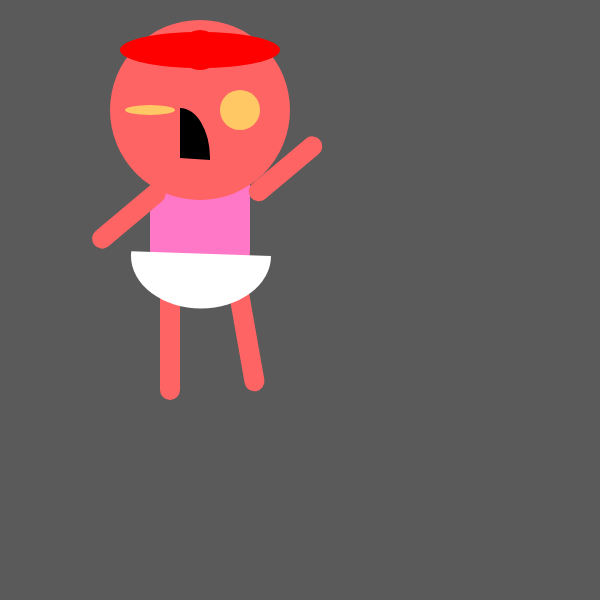
Frame 1 (no input)
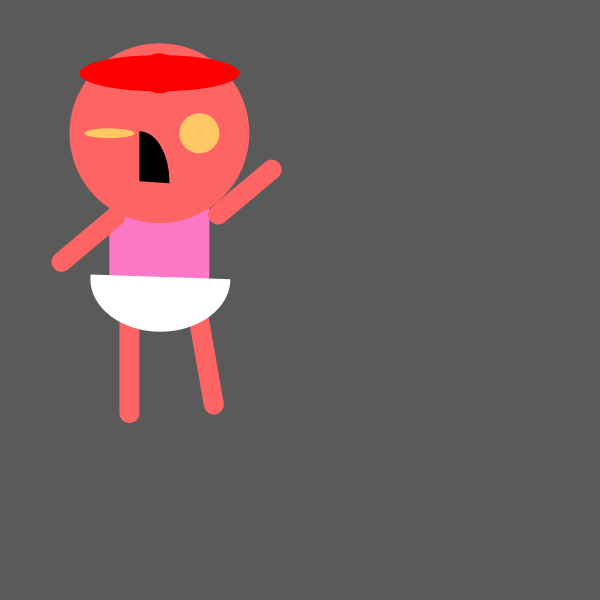
Frame 60 (no input)
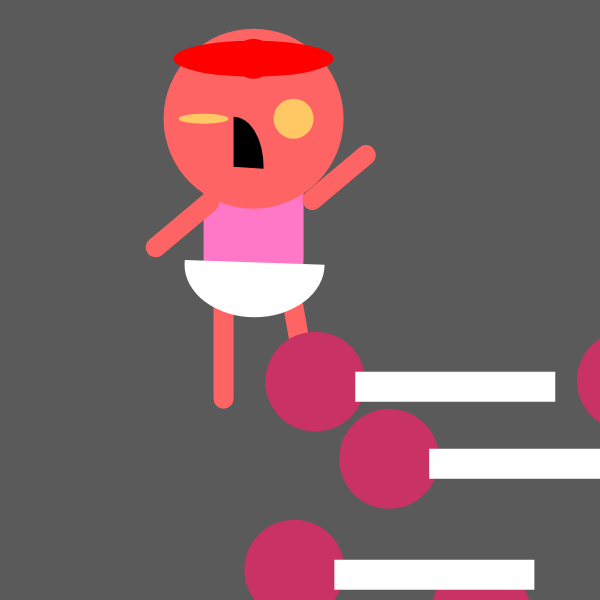
Frame 120 (the mouse pressed at the canvas centre since frame 60)

The p5.js sketch that drew these frames (run headless with seeded random() and noise() and a simulated clock; from frame 60 on, the mouse is pressed at the canvas centre):

// p5.js sketch
// ── sketch.js
// Example 2.4.3 Adjustable Array Version

let count = 6;
let loX = new Array(count);
let loY = new Array(count);
let speedX = new Array(count);
let speedY = new Array(count);
let cirSize = new Array(count);
let colorsR = new Array(count);
let colorsG = new Array(count);
let colorsB = new Array(count);
let sss = new Array(count);

let speedXlist = [0.0, 0.0,0.0];
let speedYlist = [0.0, 0.0,0.0];
let loXlist = [0.0, 0.0,0.0];
let loYlist = [0.0, 0.0,0.0];
let baby1;


function setup() {
  createCanvas(600, 600);
  noStroke();
  angleMode(DEGREES);

  for (let i=0; i < loX.length; i++) {
    loX[i] = width/2;
    loY[i] = height/2;
    speedX[i] = random(-3, 3);
    speedY[i] = random(10, 9);
    cirSize[i] = random(10, 90);
    console.log(speedX);
    
    baby1 = new CrazyBabyG(color(255),150,150,0,1,0);
  }

}
function draw() {

 background(100)

  baby1.display();
  baby1.wiggle();

 for (let i = 0; i < loX.length; i++) {

     //check boundaries for all balls
     // note the '40+' and '-40' are to pull in the borders to match 
     // the background rect

    if (loX[i] < -30+cirSize[i] || loX[i] > (width-20)-cirSize[i] ) {
      speedX[i] = -speedX[i];
    }
    if (loY[i] < -30+cirSize[i] || loY[i] > (height-20)-cirSize[i]) {
      speedY[i] = -speedY[i];
    }
    
   
    //update all positions
    loX[i] += speedX[i];
    loY[i] += speedY[i];

  if (mouseIsPressed === true) {
    push();
    translate(loX[i],loY[i]);
    fill(200,50,100);
    ellipse(200,100,100);
fill(255);
    rect(240,90,200,30)
    pop(); 
  }
}
}
// ── CrazyBabyG.js
class CrazyBabyG {

  k;
  lx;
  ly;
  rot;
  sc;
  q;

   constructor(lk,llx,lly,lrot,lsc,lq) {

    this.k =  lk;
    this.lx = llx;
    this.ly = lly;
    this.rot = lrot;
    this.sc  = lsc;
    this.q = lq;

    console.log("I hate Coding, Ya I work hoe");
   
  
  }


  wiggle() {

     this.lx+=random(-10,10);
     this.ly+=random(-10,10);
  }  


display() {
  push();
   background(90);
  translate(this.lx,this.ly);
rotate(this.rot);
  scale(this.sc);
 this.body(this.k);

this.head(this.k,50,-90,0,1.0,0);
this.leg(this.k,0,90,0,1.0,0);
this.leg2(this.k,35,10,-10,1.0,0);
this.arm(this.k,-5,20,50,1.0,0);
this.arm2(this.k,60,30,-130,1.0,0);
this.skirt(this.k,58,120,180,0.7,0);
this.bow(this.k,-310,20,-90,4.0,0);
pop();
}


body(k,lx,ly,r,sc,q) {
  push();
 
  fill(290,120,200);
  rect(0, 0, 100,150,10,10,100,100); //body is anchor
 pop();
}

head(k,lx,ly,r,sc,q) {
  push();
  translate(lx,ly);
  rotate(r);
     scale(sc);

  fill(300,100,100);
  ellipse(0,50,180,180);
  //eye
fill(300,200,100);
ellipse(-50,50,50,10);
// make second eye
ellipse(40,50,40,40);
//mouth
fill(0)
arc(-20, 98, 60, -100, -90, PI + QUARTER_PI, PIE);
  pop();

}

leg(k,lx,ly,r,sc,q) {
   push();
   translate(lx,ly);
   rotate(r);
      scale(sc);

   fill(300,100,100);
   rect(10,40,20,120,10);
 
   pop();
}

leg2(k,lx,ly,r,sc,q) {
   push();
   translate(lx,ly);
   rotate(r);
      scale(sc);
   fill(300,100,100);
   rect(20,120,20,120,10);
 
   pop();
}

arm(k,lx,ly,r,sc,q) {
  //left arm
   push();
   translate(lx,ly);
   rotate(r);
      scale(sc);
 
   fill(300,100,100);
   rect(15,-3,20,90,10);
 
   pop();
}

arm2(k,lx,ly,r,sc,q) {
//right arm
   push();
   translate(lx,ly);
   rotate(r);
      scale(sc);

   fill(300,100,100);
   rect(-50,20,20,90,10);
 
   pop();
}

skirt(k,lx,ly,r,sc,q) {
   //right arm
      push();
      translate(lx,ly);
      rotate(r);
         scale(sc);
    
      fill(255);
      arc(10, 20, 200, 150, 180, PI + QUARTER_PI, CHORD);
    
      pop();
     
  }

bow(k,lx,ly,r,sc,q) {
   
        push();
        translate(lx,ly);
        rotate(r);
           scale(sc);
      
        fill(255,0,0);
        ellipse(30,90,9,40,70);
        ellipse(30,90,10,10,90);
        
        pop();
       
  
    }
  }
 
  
